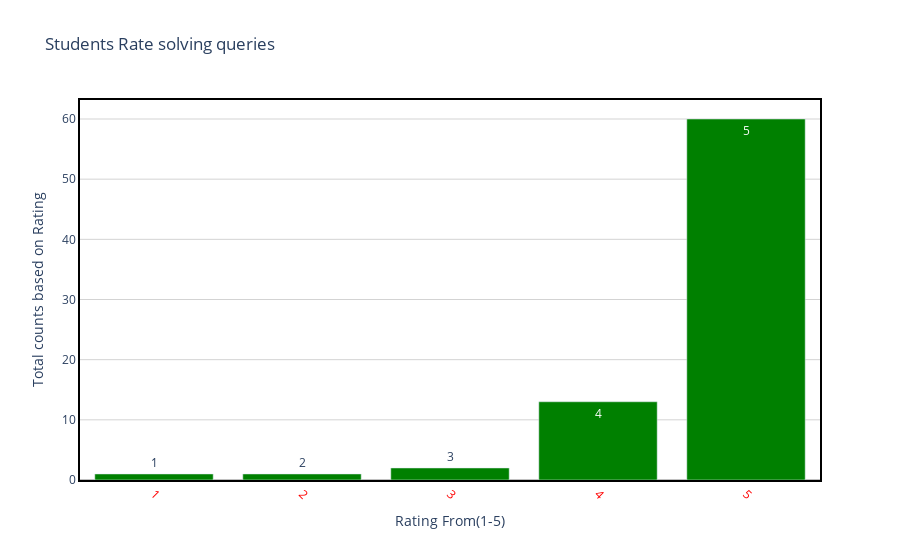

Notebook cell for this chart:
### Code cell
draw_trace_bar_course(Q_solving_Rating,'queries_sloved(0-5)','queriescounts',' Students Rate solving queries', 'Rating From(1-5)','Total counts based on Rating',"green")

### Figure 1 — Plotly figure (JSON) as saved in the notebook; plotly's stock layout.template omitted (floating-point values rounded to 4 significant figures)
{"data": [{"marker": {"color": "green"}, "text": [5, 4, 3, 1, 2], "type": "bar", "x": [5, 4, 3, 1, 2], "y": [60, 13, 2, 1, 1]}], "layout": {"hovermode": "closest", "paper_bgcolor": "rgba(0, 0, 0, 0)", "plot_bgcolor": "rgba(0, 0, 0, 0)", "title": {"text": " Students Rate solving queries"}, "xaxis": {"linecolor": "black", "linewidth": 2, "mirror": true, "showline": true, "showticklabels": true, "tickangle": 45, "tickfont": {"color": "red", "size": 12}, "title": {"text": "Rating From(1-5)"}, "zeroline": true, "zerolinecolor": "grey", "zerolinewidth": 1}, "yaxis": {"gridcolor": "lightgrey", "linecolor": "black", "linewidth": 2, "mirror": true, "showline": true, "title": {"text": "Total counts based on Rating"}, "zeroline": true, "zerolinecolor": "grey", "zerolinewidth": 1}}}
